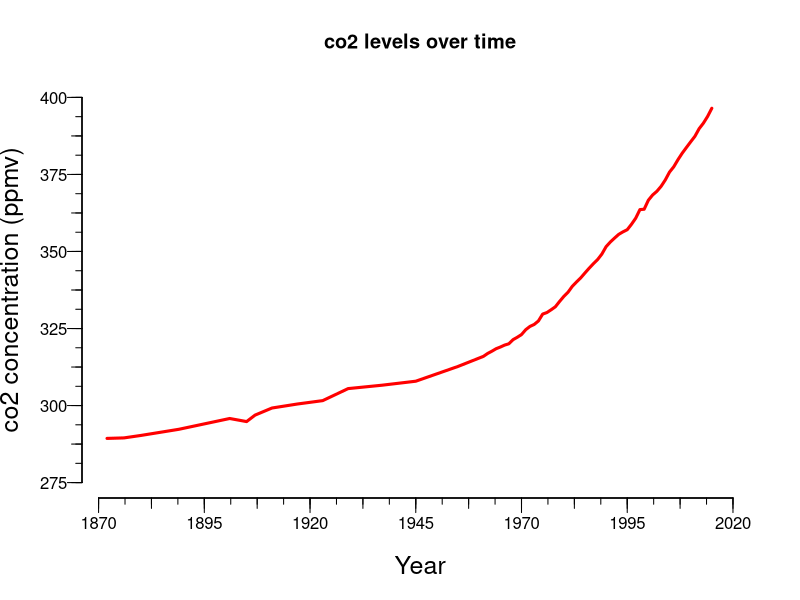

Generate this figure with R: (Note: this script raises an error after producing the figure.)
#########################
# Calculate climate residuals for bates et al.
# Written by M. Fidino 2017
#

# this function loads packages and downloads them if you do not have them

package_load<-function(packages = NULL, quiet=TRUE, verbose=FALSE, warn.conflicts=FALSE){
  
  # download required packages if they're not already
  
  pkgsToDownload<- packages[!(packages  %in% installed.packages()[,"Package"])]
  if(length(pkgsToDownload)>0)
    install.packages(pkgsToDownload, repos="http://cran.us.r-project.org", quiet=quiet, verbose=verbose)
  
  # then load them
  for(i in 1:length(packages))
    require(packages[i], character.only=T, quietly=quiet, warn.conflicts=warn.conflicts)
}

# required packages
packs <- c("dplyr", "reshape2", "MCMCpack", "mcmcplots",
           "runjags", 'parallel')

# load the packages
package_load(packs)

# read in the co2 data
co <- read.csv("./data/bates_2017_co2.csv", header = TRUE)

# remove any data before 1868
co <- co[co$yr>1868,]

# scale year so that 1869 = zero
co$yr <- co$yr - min(co$yr)

# interpolate values that we are missing
mlow <- approx(co$yr, co$co2, xout = c(0:144))

# get 1872 to 2015 data
just_for_birds <- tail(mlow$y, length(1872:2015))

# exploratory plot
plot(just_for_birds~ c(1872:2015), type = "l", xlim = c(1872,2020),
     ylim = c(275, 400),
     lwd = 3, bty = "n", xlab = "Year", ylab = "co2 concentration (ppmv)",
     cex.lab = 1.5, xaxt = "n", yaxt = "n", main = "co2 levels over time",
     col = "red")


axis(2, at = seq(275, 400, 25), labels=F, tck=-.035)
axis(2, at = seq(275, 400, 12.5), labels=F, tck=-.025)
axis(2, at = seq(275, 400, 12.5/2), labels=F, tck=-.015)
mtext(text = seq(275, 400, 25), 2, line = .75, at = seq(275, 400, 25), las = 1, cex = 1)

axis(1, at = seq(1870,2020, 25), labels=F, tck=-.035)
axis(1, at = seq(1870,2020, 12.5), labels=F, tck=-.025)
axis(1, at = seq(1870,2020, 6.25), labels=F, tck=-.015)
mtext(text = seq(1870, 2020, 25), 1, 
      line = 0.75, at = seq(1870, 2020, 25), 
      las = 1, cex = 1)

# prepare data for analysis in jags
dl <- list(N = length(just_for_birds), Y = just_for_birds, x = 0:143)

# parameters to track
params <- c( "Yp", "Y")

# set up arguments for JAGS
n_chains = detectCores() - 1
adapt_steps = 5000
burn_in = 20000
sample_steps = 10000
thin_steps = 2
mod_mcmc <- as.mcmc.list(run.jags( model= "./jags_models/bates_2017_climate_resid_model.R" , 
                                           monitor=params , 
                                           data=dl ,  
                                           n.chains=n_chains ,
                                           adapt=adapt_steps ,
                                           burnin=burn_in , 
                                           sample=ceiling(sample_steps / n_chains) ,
                                           thin=thin_steps ,
                                           summarise=FALSE ,
                                           plots=FALSE,
                                           method = "parallel"))

# convert to a matrix and get median estimate
mmat <- as.matrix(mod_mcmc, chains = TRUE)
mmat <- apply(mmat, 2, median)

# get only the predictions
y2 <- mmat[grep("Yp\\[", names(mmat))]
# calculate residual
ress <- just_for_birds - y2
# save the residuals for analysis
write.csv(ress, "./data/climate_residuals.csv", row.names = FALSE)

# make a plot of the residuals
pdf("bates_2017_climate_resid_plot.pdf", height = 5, width = 5)

plot(ress~ c(1872:2015), type = "l", xlim = c(1872,2020),
     ylim = c(-30, 40),
     lwd = 3, bty = "n", xlab = "Year", ylab = "Difference from linear trend",
     cex.lab = 1.5, xaxt = "n", yaxt = "n", main = "Non-linear component\n of rising co2 levels",
     col = "blue")


axis(2, at = seq(-30, 40, 10), labels=F, tck=-.035)
axis(2, at = seq(-30, 40, 5), labels=F, tck=-.025)
axis(2, at = seq(-30, 40, 2.5), labels=F, tck=-.015)
mtext(text = seq(-30, 40, 10), 2, line = .75, at = seq(-30, 40, 10), las = 1, cex = 1)

axis(1, at = seq(1870,2020, 25), labels=F, tck=-.035)
axis(1, at = seq(1870,2020, 12.5), labels=F, tck=-.025)
axis(1, at = seq(1870,2020, 6.25), labels=F, tck=-.015)
mtext(text = seq(1870, 2020, 25), 1, 
      line = 0.75, at = seq(1870, 2020, 25), 
      las = 1, cex = 1)


dev.off()

